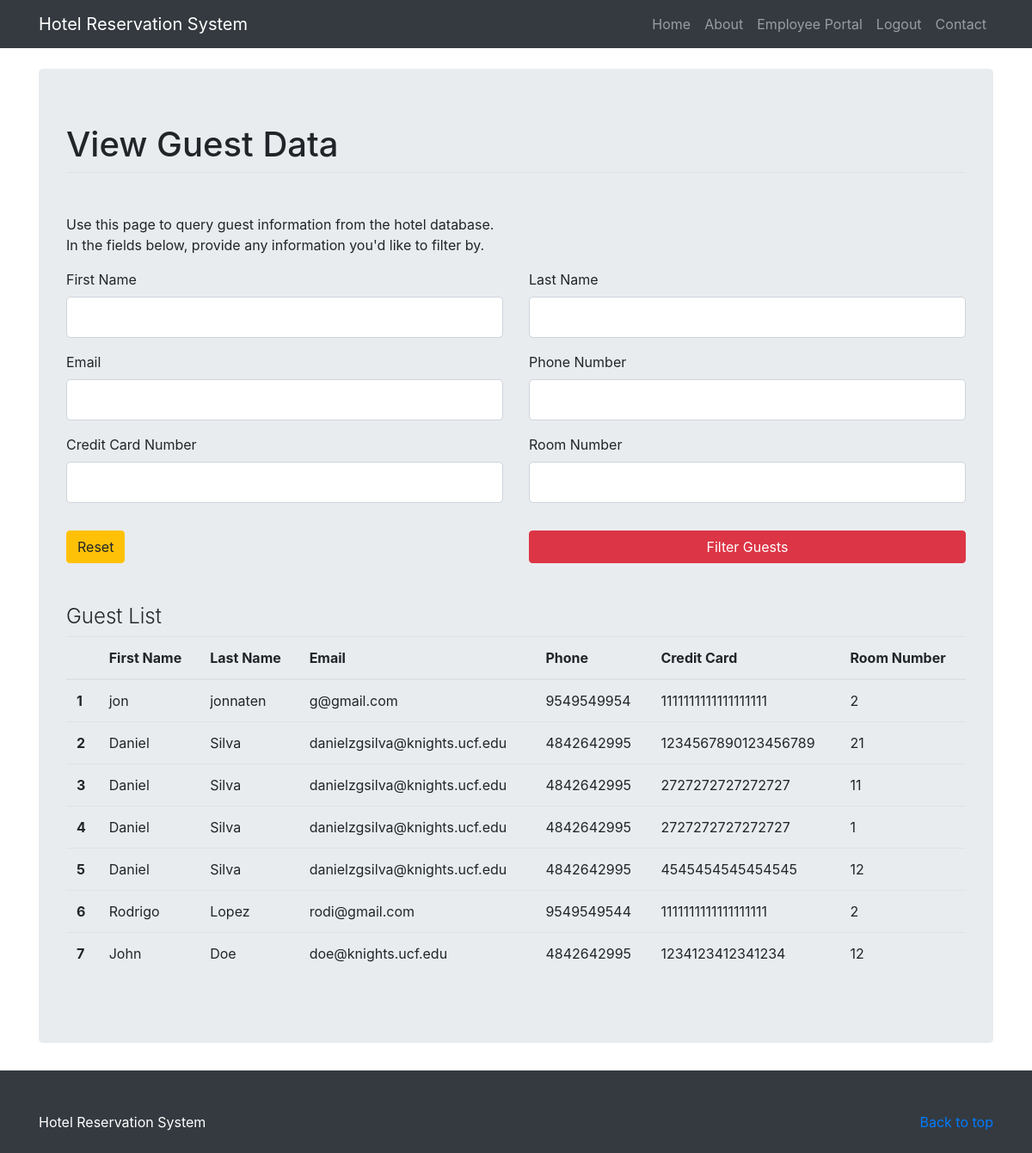
The app's page /view_guests (signed in), older data.
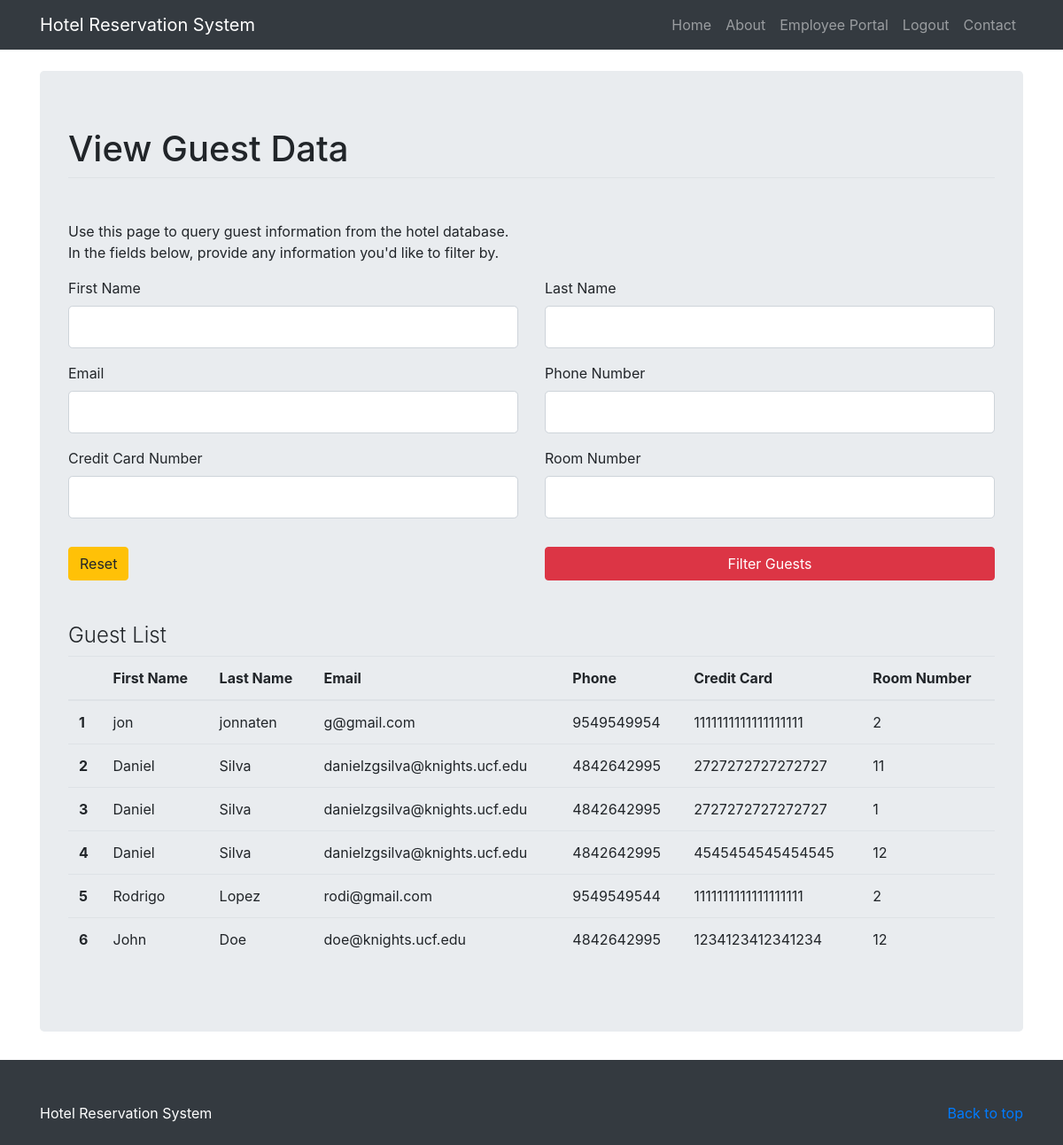
The same page, newer data.
### hotel_system/models.py (models this page shows, shortened)
class Reservation(db.Model):
    id = db.Column(db.Integer, primary_key=True)
    first_name = db.Column(db.String(120), nullable=False)
    last_name = db.Column(db.String(120), nullable=False)
    email = db.Column(db.String(120), nullable=False)
    phone = db.Column(db.String(12), nullable = False)
    date_created = db.Column(db.DateTime, nullable = False, default = datetime.utcnow)
    credit_card = db.Column(db.String(20), nullable = False)
    check_in = db.Column(db.Integer, nullable=False)
    check_out = db.Column(db.Integer, nullable=False)
    tv = db.Column(db.Boolean, nullable = False, default = False)
    wifi = db.Column(db.Boolean, nullable = False, default = False)
    pool = db.Column(db.Boolean, nullable = False, default = False)
    room_type = db.Column(db.String(6), nullable = False)
    room_num = db.Column(db.Integer)

### hotel_system/routes.py (the view, shortened to what this page needs)
@app.route('/view_guests', methods=['GET', 'POST'])
@login_required
def view_guests():
    if not check_for_admin(current_user.admin_flag):
        flash(f'You must be an admin to access this page!','danger')
        return redirect(url_for('employee_portal'))
    form = ViewGuestsForm()
    guests = Reservation.query.all()
    return render_template('view_guests.html', title="Guests", form=form, guests=guests)

### hotel_system/forms.py
class ViewGuestsForm(FlaskForm):
    first_name = StringField('First Name')
    last_name = StringField('Last Name')
    email = StringField('Email', validators=[Email(), Optional()])
    phone = StringField('Phone Number', validators = [Optional(), Length(min=10, max=12, message='Invalid Phone Number')])
    credit_card = StringField('Credit Card Number', validators = [Optional(), Length(min=16, max=20, message='Invalid Card Number')])
    room_num = IntegerField('Room Number', validators = [Optional()])
    submit = SubmitField('Filter Guests')

### hotel_system/models.py (called while the page is built)
@login_manager.user_loader
def load_employee(employee_id):
    return Employee.query.get(int(employee_id))

### hotel_system/routes.py (called while the page is built)
def check_for_admin(admin_flag):
    if admin_flag == False:
        return False
    else:
        return True

### hotel_system/templates/view_guests.html (shortened to what the changed rows need)
{% extends "layout.html" %}
{% block content %}
<body>
    <main role="main">
        <div class="container"><br>
             <div class="jumbotron center">
         		<form action="" method="POST">
         			<fieldset class="form-group">
                <legend class ="border-bottom mb-4"><h1>View Guest Data</h1></legend><br>
         			</fieldset>
         		</form><br><br>
                <table class="table table-hover">
                      <thead>
                        <tr>
                          <th scope="col"></th>
                          <th scope="col">First Name</th>
                          <th scope="col">Last Name</th>
                          <th scope="col">Email</th>
                          <th scope="col">Phone</th>
                          <th scope="col">Credit Card</th>
                          <th scope="col">Room Number</th>
                        </tr>
                      </thead>
                      <tbody>
                      {% for guest in guests %}
                        <tr>
                          <th scope="row">{{ loop.index }}</th>
                          <td>{{ guest.first_name }}</td>
                          <td>{{ guest.last_name }}</td>
                          <td>{{ guest.email }}</td>
                          <td>{{ guest.phone }}</td>
                          <td>{{ guest.credit_card }}</td>
                          <td>{{ guest.room_num }}</td>
                        </tr>
                      {% endfor %}
                      </tbody>
                </table>
         	</div>
        </div>
    </main>
</body>
{% endblock %}

Row changes from the older to the newer data that the page shows:
removed Reservation: first_name "Daniel", last_name "Silva", email "danielzgsilva@knights.ucf.edu", phone "4842642995", credit_card "1234567890123456789", room_num "21"
